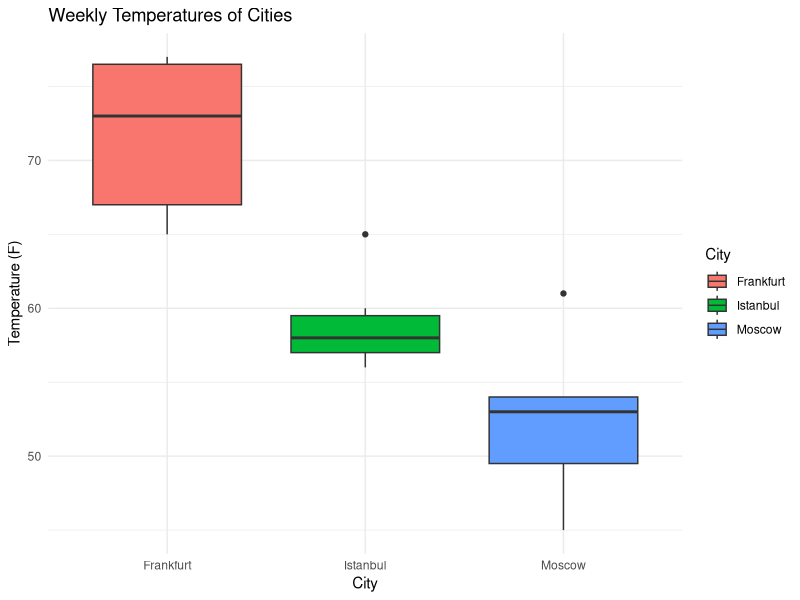

R code for this plot:
## ---- chunk 1
test_variable <- 2 + 6
test_variable
## ---- chunk 2
# Create your variable here

temps_f <- c(65, 65, 69, 73, 77, 77, 76)

## ---- chunk 3
# Write your function here

fahrenheit_to_celcius <- function(fahrenheit){
  celcius <- (fahrenheit-32) * 5/9
  return(celcius)
}

fahrenheit_to_celcius(32)

## ---- chunk 4
# Apply your function to temps_f here

temps_c <- sapply(temps_f, fahrenheit_to_celcius)

## ---- chunk 5
# Write your function here
number_of_days <- 0

enjoyable_trip <- function(vectorName){
  for(degree in vectorName){
    if(degree > 60){
      number_of_days <- number_of_days + 1
    } 
  }
  print(number_of_days)
  if (number_of_days > 3){
    print("You're lucky!")
  } else {
    print("You have very limited time to enjoy sunshine.")
  }
}

enjoyable_trip(temps_f)


## ---- chunk 6
# Create your list here

comparison_cities = list(
  Moscow = c(48, 45, 54, 53, 51, 54, 61),
  Istanbul = c(65, 59, 57, 56, 58, 60, 57)
)



## ---- chunk 7
# Apply your function to your list
comparison_cities_trip <- lapply(comparison_cities, enjoyable_trip)
print(comparison_cities_trip)
## ---- chunk 8
library(ggplot2)
## ---- chunk 9
# Create your boxplot visualization.
city_data <- data.frame(
    City = rep(c("Frankfurt", "Moscow", "Istanbul"), each = 7), 
    Temperature = c(temps_f, comparison_cities$Moscow, comparison_cities$Istanbul)
)

ggplot(city_data, aes(x = City, y = Temperature, fill = City)) + geom_boxplot() + labs(
    title = "Weekly Temperatures of Cities",
    x = "City",
    y = "Temperature (F)"
) + 
theme_minimal()


## ---- chunk 10

